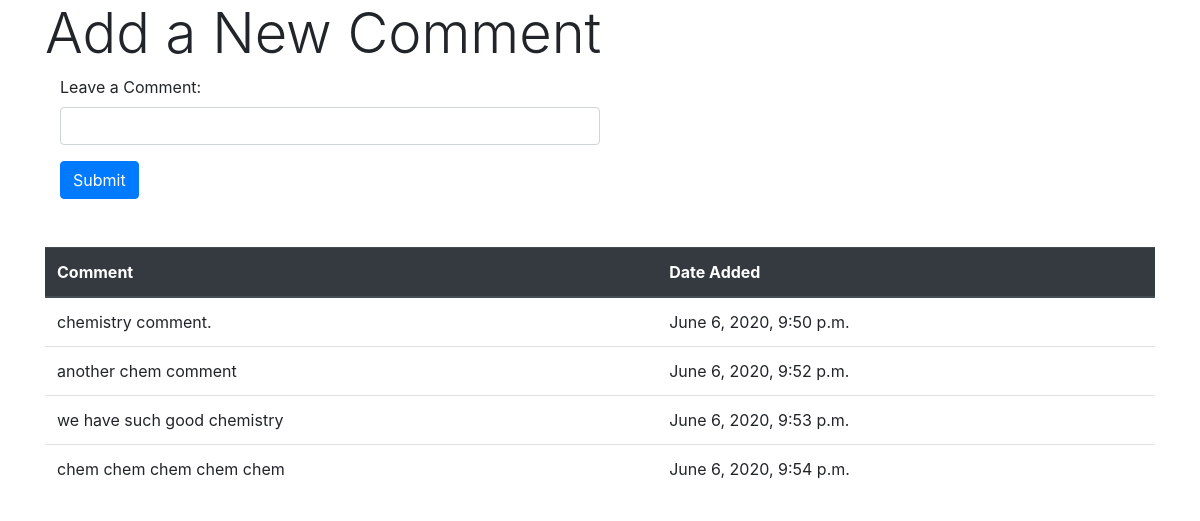
Screenshot of /comments/3 with the database file from the repository.
### courses_app/models.py (models this page shows)
class Comment(models.Model):
    course = models.ForeignKey(Course, related_name='comments', on_delete=models.CASCADE)
    comment = models.TextField()
    created_at = models.DateTimeField(auto_now_add=True)
    updated_at = models.DateTimeField(auto_now=True)

### courses_app/views.py (the view)
# urls.py: path('comments/<int:id>', views.comments),
def comments(request, id):
    context = {
        'this_course': Course.objects.get(id=id),
    }
    return render(request, 'comments.html', context)

### courses_app/templates/comments.html (shortened to what this page needs)
<!DOCTYPE html>
<html lang="en">
<head>
    <link rel="stylesheet" href="https://stackpath.bootstrapcdn.com/bootstrap/4.3.1/css/bootstrap.min.css">
</head>
<body>
    <div class="wrapper container">
        <h3 class="display-4">Add a New Comment</h3>
        <div class="container">
            <form action="/add_comment/{{this_course.id}}" method="POST" mb-4>
                <div class="form-group">
                    <label for="content">Leave a Comment:</label>
                    <input class="form-control w-50" type="text" name="content">
                </div>
                <button type="submit" class="btn btn-primary">Submit</button>
            </form>
        </div>
    </div>
    <br><br>
    <div class="wrapper container" mt-4>
        <table class="table">
            <thead class="thead-dark">
                <tr>
                    <th scope="col">Comment</th>
                    <th scope="col">Date Added</th>
                </tr>
            </thead>
            <tbody>
                {% for comment in this_course.comments.all %}
                <tr>
                    <td>{{comment.comment}}</td>
                    <td>{{comment.created_at}}</td>
                </tr>
                {% endfor %}
            </tbody>
          </table>
    </div>
</body>
</html>

### rows the page displays
Comment: comment "chemistry comment.", created_at "June 6, 2020, 9:50 p.m."
Comment: comment "another chem comment", created_at "June 6, 2020, 9:52 p.m."
Comment: comment "we have such good chemistry", created_at "June 6, 2020, 9:53 p.m."
Comment: comment "chem chem chem chem chem", created_at "June 6, 2020, 9:54 p.m."
